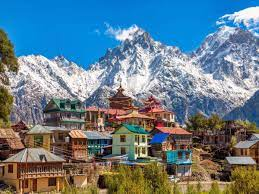
#> input picture download.jfif, 259 x 194 px
$ python bluring.py
#> lines starting #> are read from the running program, lines starting #| are printed output that depends on the picture
import cv2 as cv
img=cv.imread('download.jfif',-1)
#> img is the input picture: shape (194, 259, 3); mean B, G, R 137.3, 124.5, 102
cv.imshow('Image for testing',img)

#averaging
average=cv.blur(img,(7,7))
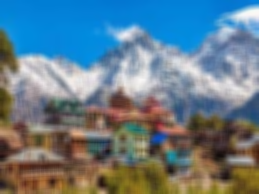
#> average: shape (194, 259, 3); mean B, G, R 137.3, 124.5, 101.9
cv.imshow('Average  BLUR',average)

#gaussian bluring
gauss=cv.GaussianBlur(img,(7,7),0)
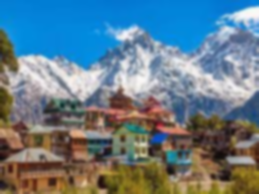
#> gauss: shape (194, 259, 3); mean B, G, R 137.3, 124.5, 101.9
cv.imshow('Gaussian Blur',gauss)

#Median Blur
median= cv.medianBlur(img,7)
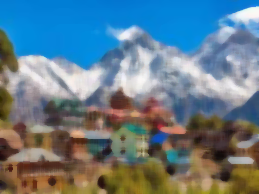
#> median: shape (194, 259, 3); mean B, G, R 137, 124.2, 101.3
cv.imshow('Median Blur',median)
cv.waitKey(0)

$ run again, with dog.jpg saved as download.jfif
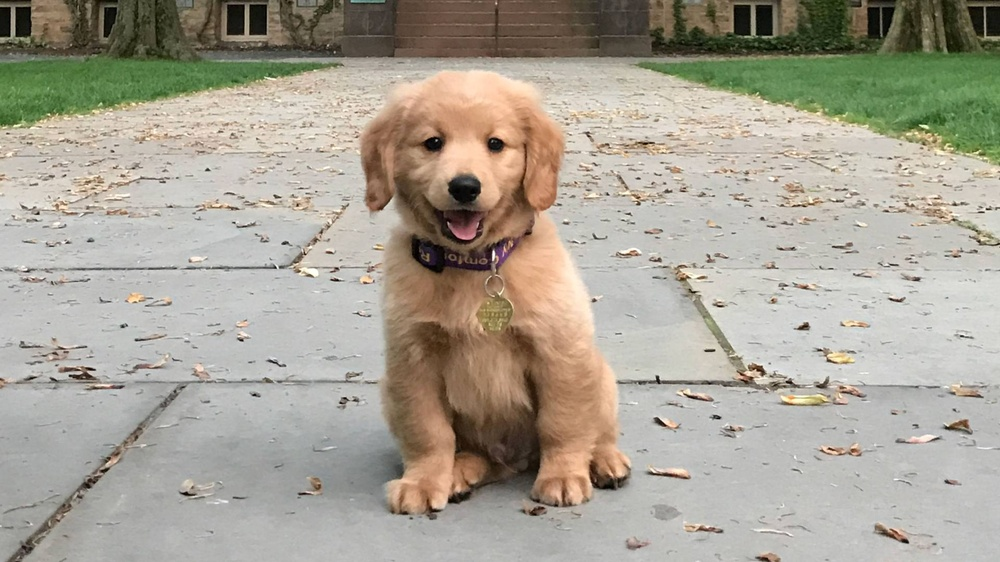
#> input picture dog.jpg, 1000 x 562 px, shrunk from 1920 x 1080 before the run
#> img is the input picture: shape (562, 1000, 3); mean B, G, R 148.8, 162.3, 168.1
#> `average=cv.blur(img,(7,7))`:
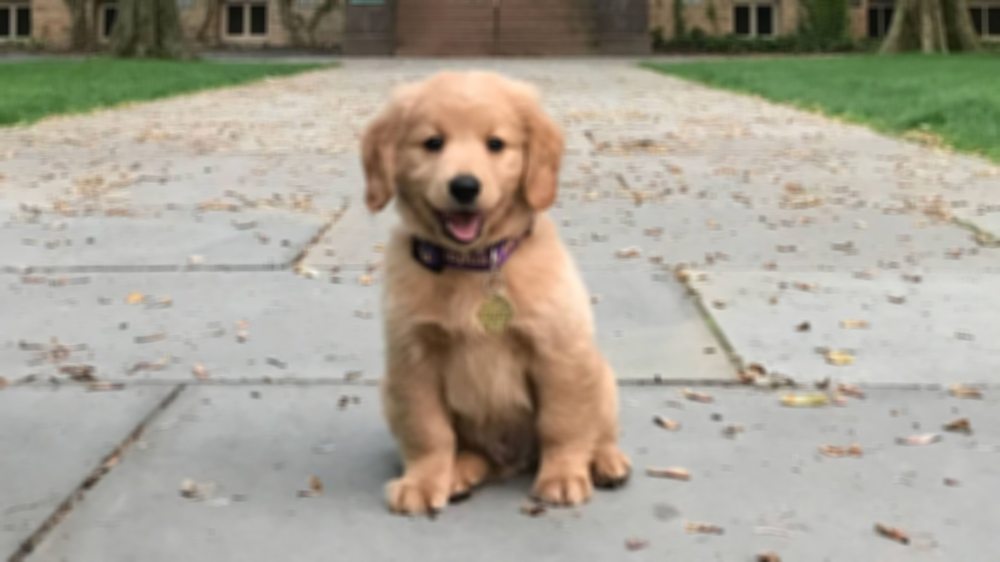
#> average: shape (562, 1000, 3); mean B, G, R 148.8, 162.3, 168.1
